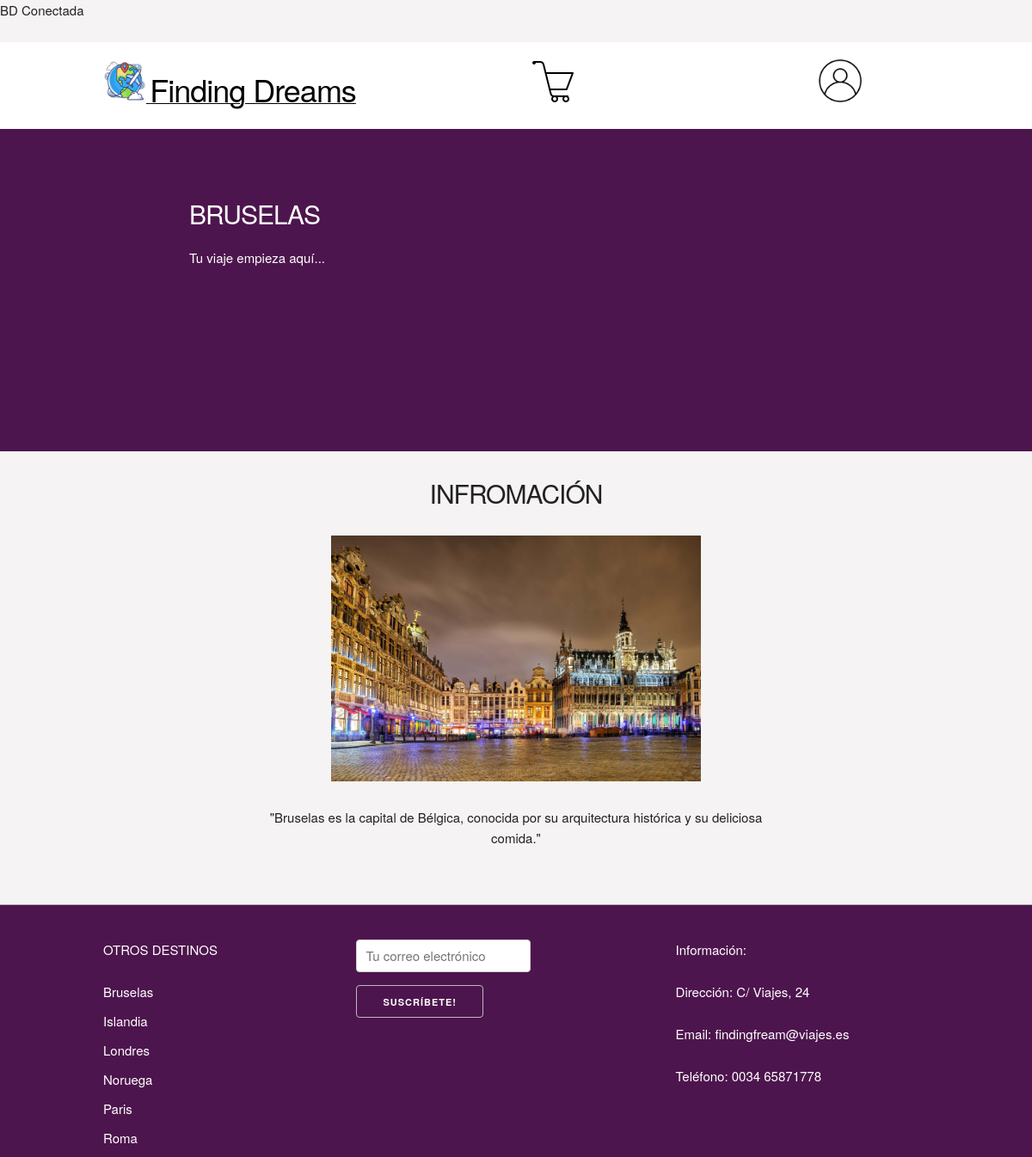
Screenshot of /detalle-viaje.php?id=1 with the database file from the repository.
### tables this page shows
CREATE TABLE `destinos` (
  `id` int(11) NOT NULL,
  `nombre` varchar(255) NOT NULL,
  `descripcion` text DEFAULT NULL,
  `precio` int(11) DEFAULT NULL
);

### controladores/destinos.php (called while the page is built, shortened)
<?php
function mostrarDestinos($conn)
{
    try {
        $query = "SELECT d.*,
        CASE WHEN f.id_usuario IS NOT NULL THEN 1 ELSE 0 END AS es_favorito
      FROM destinos d
      LEFT JOIN favoritos f ON d.id = f.id_destino AND f.id_usuario = :id_usuario";
        $statement = $conn->prepare($query);
        $statement->bindParam(':id_usuario', $_SESSION['id'], PDO::PARAM_INT);
        $statement->execute();
        $destinos = $statement->fetchAll(PDO::FETCH_ASSOC);
        return $destinos;
    } catch (PDOException $e) {
        exit;
    }
}
function mostrarDestinoPorId($conn, $id)
{
    try {
        $query = "SELECT * FROM destinos WHERE id = :id";
        $statement = $conn->prepare($query);
        $statement->bindParam(':id', $id, PDO::PARAM_INT);
        $statement->execute();
        $destino = $statement->fetch(PDO::FETCH_ASSOC);
        return $destino;
    } catch (PDOException $e) {
        exit;
    }
}

### detalle-viaje.php (the view, shortened to what this page needs)
<?php include('layout/header.php');
$destinoDetalle = mostrarDestinoPorId($conn, $_GET['id']);
if ($destinoDetalle) {
    echo '
    <div id="hero">
    <div class="container">
        <div class="row">
            <div class="six columns">
                <div class="contenido-hero">
                    <h2 style="color: white">' . strtoupper($destinoDetalle['nombre']) . '</h2>
                    <p style="color: white">Tu viaje empieza aquí...</p>
                </div>
            </div>
        </div>
    </div>
</div>
<div id="viajes" class="container" style="text-align: center;">
    <h2 id="encabezado" class="encabezado">INFROMACIÓN</h2>
    <div id="viajes" class="container" style="text-align: center;">
        <div class="container">
            <div class="row justify-content-center align-items-center">
                <div class="col-md-6 text-center">
                    <img src="img/' . strtolower($destinoDetalle['nombre']) . '.jpg" class="img-fluid" alt="Imagen de ' . strtolower($destinoDetalle['nombre']) . '" width="70%">
                    <div class="mt-3">
                        </br>
                        <p>"' . $destinoDetalle['descripcion'] . '"</p>
                    </div>
                </div>
            </div>
        </div>
    </div>
</div>
    ';
}
?>
<?php include('layout/footer.php'); ?>

### layout/header.php (shortened to what this page needs)
<!DOCTYPE html>
<html lang="en">
<head>
    <link rel="stylesheet" href="css/normalize.css">
    <link rel="stylesheet" href="css/skeleton.css">
    <link rel="stylesheet" href="css/custom.css">
</head>
<body>
    <?php
    include 'bd/bd.php';
    include 'controladores/destinos.php';
    ?>
    <header id="header" class="header">
        <div class="container">
            <div class="row">
                <div class="four columns">
                    <a href="index.php">
                        <img src="img/vuelo-en-avion.png" width="50" alt="Logo web" style="display: inline;">
                        <h3 id="titulo" style="display: inline;">Finding Dreams</h3>
                    </a>
                </div>
                <div class="two columns u-pull-right">
                    <?php
                    if (isset($_SESSION['usuario'])) {
                        echo '
                        <a href="perfil.php">
                        <img src="img/acceso.png" width="50" alt="acceso" style="display: inline;" title="Perfil">
                    </a>
                        ';
                    } else {
                        echo '
                        <a href="login.php">
                        <img src="img/acceso.png" width="50" alt="acceso" style="display: inline;" title="Inicio sesión">
                    </a>
                        ';
                    }
                    ?>
                </div>
                <div class="four columns u-pull-right">
                    <ul>
                        <li class="submenu">
                            <img src="img/carro2.png" width="50" id="img-carro" title="Carrito de la compra">
                        </li>
                    </ul>
                </div>
            </div>
        </div>
    </header>

### bd/bd.php (shortened to what this page needs)
<?php
try {
    echo '<p>BD Conectada</p>';
} catch (PDOException $e) {
    echo '<p>Error de conexión</p>';
}

### layout/footer.php (shortened to what this page needs)
<footer id="footer" class="footer">
    <div class="container">
        <div class="row">
            <div class="four columns">
                <p style="color:white">OTROS DESTINOS</p>
                <nav id="principal" class="menu">
                    <?php
                    $destinos = mostrarDestinos($conn);
                    foreach ($destinos as $destino) {
                        echo '
                        <a class="enlace" href="detalle-viaje.php?id=' . $destino['id'] . '" style="color:white">' . $destino['nombre'] . '</a>
                        ';
                    }
                    ?>
                </nav>
            </div>
            <div class="four columns u-pull-right">
                <div id="secundaria" class="menu">
                    <p style="color:white">Información:</p>
                    <p class="enlace" href="#" style="color:white">Dirección: C/ Viajes, 24</p>
                    <p class="enlace" href="#" style="color:white">Email: findingfream@viajes.es</p>
                    <p class="enlace" href="#" style="color:white">Teléfono: 0034 65871778</p>
                </div>
            </div>
            <form id="formSuscripcion" action="/controladores/suscripcion.php" method="post">
                <input type="email" name="email" placeholder="Tu correo electrónico" required>
                <button type="submit" style="color:white" title="Subscríbete a nuestra news letter">Suscríbete!</button>
            </form>
        </div>
    </div>
</footer>
</body>
</html>

### css/skeleton.css (style rules this page uses)
.container { position: relative; width: 100%; max-width: 960px; margin: 0 auto; padding: 0 20px; box-sizing: border-box; }
.column, .columns { width: 100%; float: left; box-sizing: border-box; }
@media (min-width: 400px) { .container { width: 85%; padding: 0; } }
@media (min-width: 550px) { .container { width: 80%; } }
@media (min-width: 550px) { .column, .columns { margin-left: 4%; } }
@media (min-width: 550px) { .column:first-child, .columns:first-child { margin-left: 0; } }
@media (min-width: 550px) { .two.columns { width: 13.3333333333%; } }
@media (min-width: 550px) { .four.columns { width: 30.6666666667%; } }
@media (min-width: 550px) { .six.columns { width: 48%; } }
html { font-size: 62.5%; }
body { font-size: 1.5em; line-height: 1.6; font-weight: 400; font-family: "Raleway", "HelveticaNeue", "Helvetica Neue", Helvetica, Arial, sans-serif; color: #222; }
h1, h2, h3, h4, h5, h6 { margin-top: 0; margin-bottom: 2rem; font-weight: 300; }
h2 { font-size: 3.6rem; line-height: 1.25; letter-spacing: -.1rem; }
h3 { font-size: 3.0rem; line-height: 1.3; letter-spacing: -.1rem; }
@media (min-width: 550px) { h2 { font-size: 4.2rem; } }
@media (min-width: 550px) { h3 { font-size: 3.6rem; } }
p { margin-top: 0; }
a { color: black; }
.button, button, input[type="submit"], input[type="reset"], input[type="button"] { display: inline-block; height: 38px; padding: 0 30px; color: #555; text-align: center; font-size: 11px; font-weight: 600; line-height: 38px; letter-spacing: .1rem; text-transform: uppercase; text-decoration: none; white-space: nowrap; background-color: transparent; border-radius: 4px; border: 1px solid #bbb; cursor: pointer; box-sizing: border-box; }
input[type="email"], input[type="number"], input[type="search"], input[type="text"], input[type="tel"], input[type="url"], input[type="password"], textarea, select { height: 38px; padding: 6px 10px; background-color: #fff; border: 1px solid #D1D1D1; border-radius: 4px; box-shadow: none; box-sizing: border-box; }
input[type="email"], input[type="number"], input[type="search"], input[type="text"], input[type="tel"], input[type="url"], input[type="password"], textarea { -webkit-appearance: none; -moz-appearance: none; appearance: none; }
ul { list-style: circle inside; }
ol, ul { padding-left: 0; margin-top: 0; }
li { margin-bottom: 1rem; }
button, .button { margin-bottom: 1rem; }
input, textarea, select, fieldset { margin-bottom: 1.5rem; }
pre, blockquote, dl, figure, table, p, ul, ol, form { margin-bottom: 2.5rem; }
.u-pull-right { float: right; }
.container:after, .row:after, .u-cf { content: ""; display: table; clear: both; }

### css/custom.css (style rules this page uses)
html { font-size: 62.5%; scroll-behavior: smooth; }
body { background-color: #f5f3f3; }
h2 { font-size: 3rem; }
header { padding: 20px 0 0 0; background: white; text-align: center; }
@media (min-width: 750px) { header { text-align: left; } }
ul { list-style: none; }
#hero { background-color: rgb(77, 21, 77); height: 375px; background-position: center -320px; }
#encabezado { margin: 30px 0; }
.submenu { position: relative; }
.contenido-hero { margin-top: 80px; color: black; margin-left: 100px; }
.footer { background-color: rgb(77, 21, 77); margin-top: 40px; border-top: 1px solid #aaa; padding-top: 40px; }
.footer .menu a { display: block; margin-bottom: 10px; text-decoration: none; }

### rows the page displays
destinos: nombre "BRUSELAS", descripcion "Bruselas es la capital de Bélgica, conocida por su arquitectura histórica y su deliciosa comida.", nombre "Bruselas"
destinos: nombre "Islandia"
destinos: nombre "Londres"
destinos: nombre "Noruega"
destinos: nombre "Paris"
destinos: nombre "Roma"
